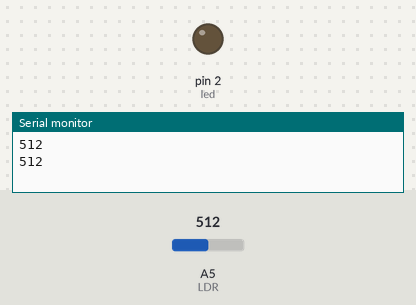
A sketch run on a simulated Arduino Uno, built with avr-gcc and run on an emulated ATmega328P. Parts: output pins drawn as LEDs (lit = HIGH), the last lines printed to the serial monitor. The test bench sets the inputs (shaded band); at power-on: A5 (LDR) = 512.

Above: at 1.8 s.
1.9 s: A5 (LDR) set to 492
At 3.0 s:
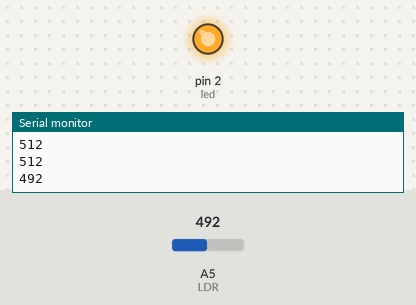
3.5 s: A5 (LDR) set to 510
At 4.5 s:
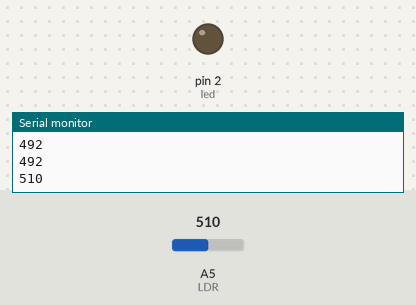
5.5 s: A5 (LDR) set to 490
At 7.3 s:
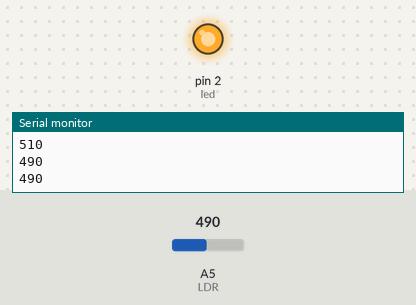
Timing chart, 0 to 8.8 s (numbered marks = the images above; inputs shaded):
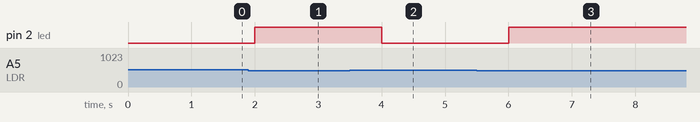

The sketch:

14_04_26_variandoledcomfotoresistor.ino
```cpp
#define LDR A5
#define led 2
void setup() {
 pinMode(LDR, INPUT);
 pinMode(led, OUTPUT);
 Serial.begin(9600);
}

void loop() {
  int leitura = analogRead(LDR);
  Serial.println(leitura);
  if(leitura > 500)
	digitalWrite(led, LOW);
  else
	digitalWrite(led, HIGH);
  delay(1000);
}
```

Measured:
- the behaviour switches between 501 and 500 on A5 (LDR) (found by bisection; images 0 and 1)
- after the input at 1.9 s, pin 2 (led): LOW → HIGH after 0.10 s
- after the input at 3.5 s, pin 2 (led): HIGH → LOW after 0.50 s
- after the input at 5.5 s, pin 2 (led): LOW → HIGH after 0.50 s
